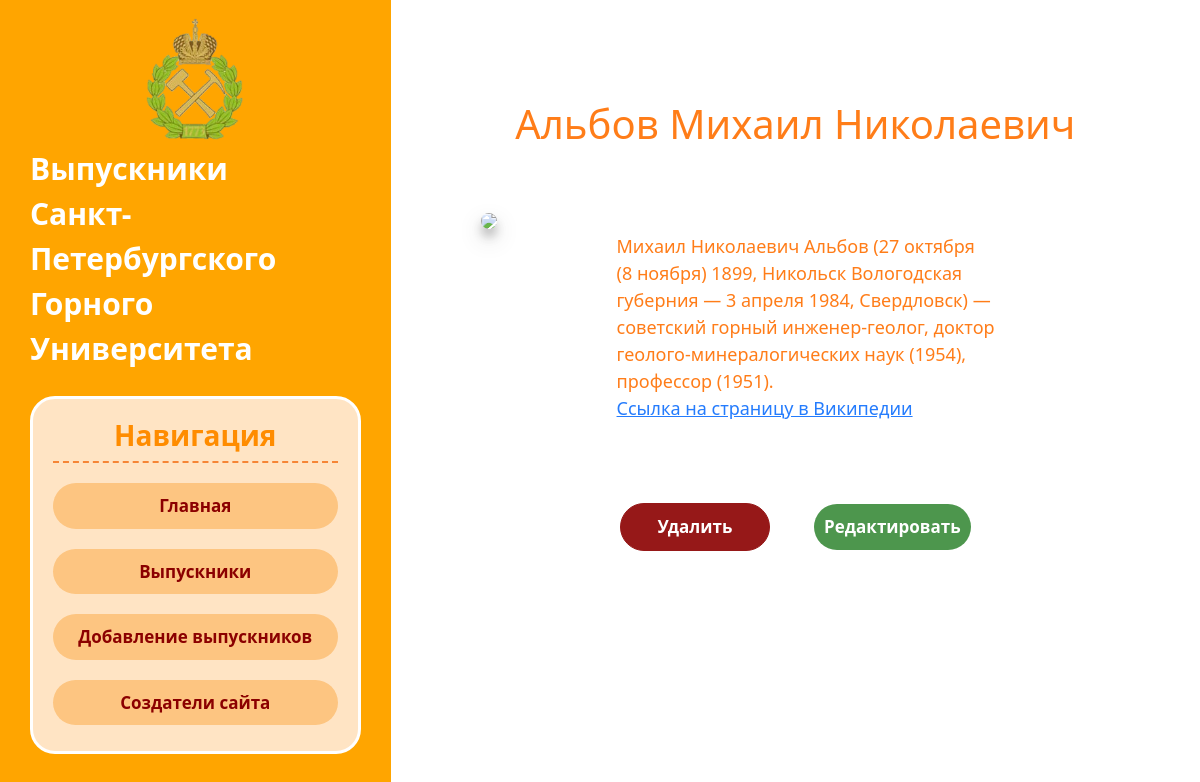
/columns_list/1322, run on the app's committed database.
### columns_list/models.py (models this page shows, shortened)
class Columns(models.Model):
    title = models.CharField('ФИО', max_length=100, db_index=True, unique=True)
    link = models.CharField('Ссылка', max_length=250)
    info = models.TextField('Краткая информация', db_index=True)
    photo = models.TextField('Фотография', db_index=True)
    class Meta:
        verbose_name = 'Выпускник'
        verbose_name_plural = 'Выпускники'
        ordering = ['title']

### columns_list/views.py (the view)
# urls.py: path('<int:pk>', views.ColumsDetailView.as_view(), name='column_detail'),
class ColumsDetailView(DetailView):
    model = Columns
    template_name = 'columns_list/details_view.html'
    context_object_name = 'column'

### columns_list/templates/columns_list/details_view.html (shortened to what this page needs)
{% extends 'main_page/layout.html' %}
{% block content %}
    <div class="features">
        <h1>{{ column.title }}</h1>
         <div class="info">
             <div>
             <img src="{{ column.photo }}">
             </div>
             <div>
                 <p>{{ column.info }} <br>
                 <a href="{{ column.link }}"> Ссылка на страницу в Википедии</a></p>
             </div>
        </div>
        <a href="{% url 'column_delete' column.id %}" class="btn btn-danger">Удалить</a>
        <a href="{% url 'column_update' column.id %}" class="btn btn-info">Редактировать</a>
    </div>
{% endblock %}

### main_page/static/main_page/css/main.css (style rules this page uses)
body { display: flex; flex-direction: row; margin: 0; min-height: 100vh; }
main .features { float: left; color: rgb(255, 111, 0); margin-top: 100px; text-align: center; background-color: white; opacity: 0.9; padding-bottom: 50px; width: 100%; }
main .features p { text-align: center; font-size: large; padding: 20px 100px; margin-top: 20px; position: relative; vertical-align: top; text-decoration: none; }
main .features img { max-width: 200px; object-fit: cover; float: left; position: relative; margin: 20px; border-radius: 15px; box-shadow: 0 8px 10px 0 rgba(0,0,0,0.24), 0 10px 25px 0 rgba(0,0,0,0.19); }
.info { display: flex; flex-direction:row; justify-content:space-evenly; margin: 45px 70px; }
.info p { text-align: left !important; position: 0 auto; }
.btn-info { color: #ffffff; text-align: center; font-size: 17px; font-weight: bold; padding: 10px 10px; margin: 0 20px; min-width: 150px; border-radius: 25px; border-color:rgb(58, 139, 58); background-color:rgb(58, 139, 58); -webkit-transition-duration: 0.4s; transition-duration: 0.4s; border-style: none; }
.btn-danger { color: #ffffff; text-align: center; font-size: 17px; font-weight: bold; padding: 10px 10px; margin: 0 20px; min-width: 150px; border-radius: 25px; border-color:darkred; background-color: darkred; -webkit-transition-duration: 0.4s; transition-duration: 0.4s; }

### data on the page
Columns: title "Альбов Михаил Николаевич", info "Михаил Николаевич Альбов (27 октября (8 ноября) 1899, Никольск Вологодская губерния — 3 апреля 1984, Свердловск) — советский горный инженер-геолог, доктор геолого-минералогических наук (1954), профессор (1951)."
